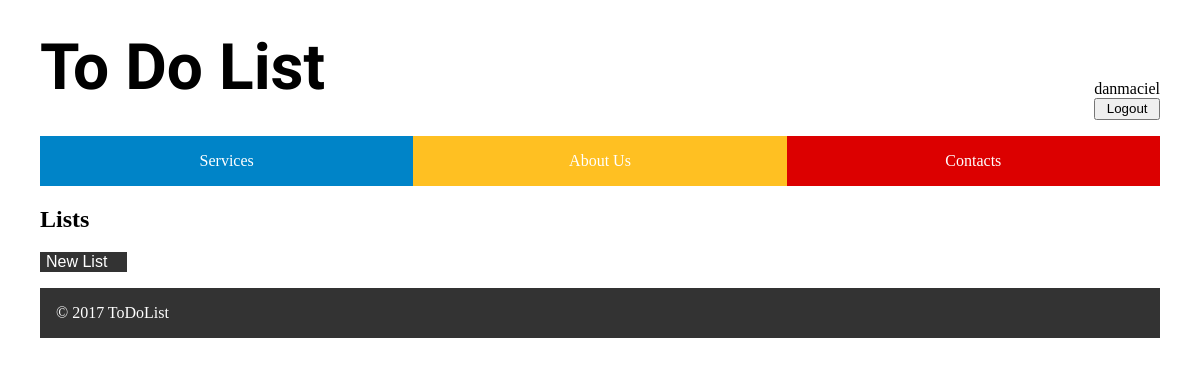
/index.php (signed in), run on an earlier commit of the app's database.
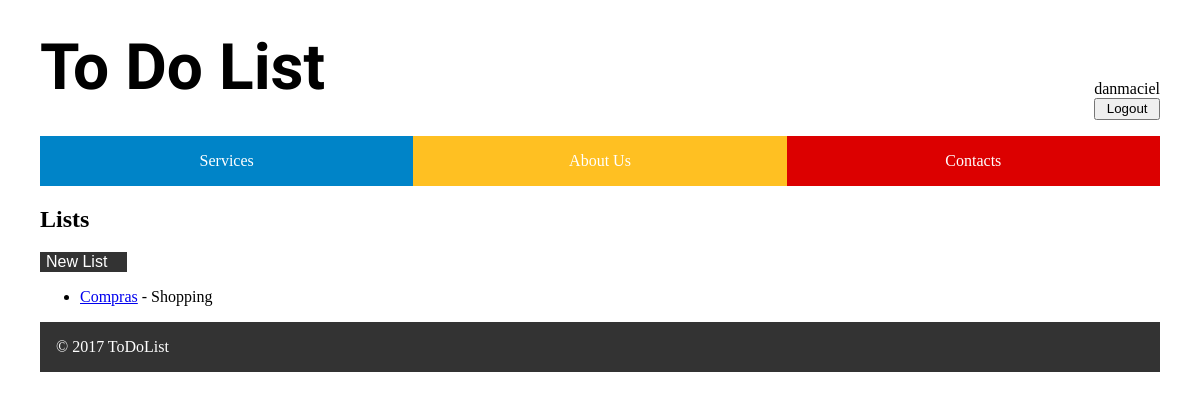
And on a later commit of the database.
### tables this page shows
CREATE TABLE lists (
	id INTEGER PRIMARY KEY AUTOINCREMENT,
	title VARCHAR,
  category_id INTEGER REFERENCES categories,
	color VARCHAR,
	user_id INTEGER REFERENCES users
);

CREATE TABLE categories (
  id INTEGER PRIMARY KEY AUTOINCREMENT,
  name VARCHAR
);

### database/users.php (called while the page is built, shortened)
<?php
include_once(__DIR__ .'/../includes/init.php');
function getUserInfoByUserName($username,$info){
    global $db;
    $statement = $db->prepare('SELECT * FROM users WHERE username = ? ');
    $statement->execute([$username]);
    return $statement->fetch()[$info];
}
?>

### database/listUtils.php (called while the page is built, shortened)
<?php
include_once ('users.php');
function getUserLists($username)
{
        $id = getUserInfoByUserName($username, 'id');
        global $db;
        $statement = $db->prepare('SELECT * FROM lists WHERE user_id = ? ');
        $statement->execute([$id]);
    return  $statement->fetchAll();
}
function getCategoryNameById($id){
    global $db;
    $statement = $db->prepare('SELECT * FROM categories WHERE id = ?');
    $statement->execute([$id]);
    return $statement->fetch()['name'];
}

### myLists.php (the view, shortened to what this page needs)
<?php
if (isset($_GET['id'])) {
$id = $_GET['id'];
$items = getItemsByListID($id);
        ?>
    <section id="listItems">
    <h2>Items</h2>
    <button class="createAccount-button" id="btnCreateItem" onclick="visibleCreateItem()">New Item</button>
    <ul>
        <?php foreach ($items as $item) { ?>
        <li><?= getItemInfoById($item['item_id'], 'title')?></li>
    <?php } ?>
    </ul>
    </section>
    <div id="createItem-form" class="modal">
        <div class="modal-content">
            <h1>Create List</h1>
            <form class="addList" action="database/addItem.php" method="post">
                <input type="hidden" name="token" id="token" value="<?php echo $_SESSION['token']; ?>"/>
                <label><b>List</b></label>
                <input type="hidden" name="list" value="<?php echo $id; ?>" readonly>
                <label><b>Task</b></label>
                <input type="text" name="task"  maxlength="100" placeholder="List Title"><br>
                <label><b>Date Due</b></label>
                <input type="date" name="dateDue">
                <input type="submit" value="Create Item">
                <button type="button" onclick="exitCreateItem()">Cancel</button>
            </form>
        </div>
    </div>
    <?php
}else{
?>
<section id="myLists">
    <h2>Lists</h2>
    <button class="createAccount-button" id="btnCreateList" onclick="visibleCreateList()">New List</button>
    <ul>
        <?php foreach ($lists as $list) { ?>
            <li><a href="index.php?id=<?=$list['id']?>"><?=$list['title']?></a> - <?= getCategoryNameById($list['category_id'])?></li>
        <?php } ?>
    </ul>
</section>
<?php } ?>

### pages/common/header.php (shortened to what this page needs)
<?php include_once('database/users.php'); ?>
<!DOCTYPE html>
<html>
<head>
    <link rel="stylesheet" href="css/style.css">
    <link href="https://maxcdn.bootstrapcdn.com/font-awesome/4.7.0/css/font-awesome.min.css" rel="stylesheet">
</head>
<body>
<header>
    <div id="info">
        <h1><a href="index.php">To Do List</a></h1>
    </div>
    <?php include_once('user.php'); ?>
</header>
<nav id="menu">
    <ul>
        <li><a href="services.php">Services</a></li>
        <li><a href="about.php">About Us</a></li>
        <li><a href="contacts.php">Contacts</a></li>
    </ul>
</nav>

### pages/common/user.php (shortened to what this page needs)
<div id="user">
    <?php if (isset($_SESSION['login-user']) && $_SESSION['login-user'] != '') { ?>
        <form action="../action_logout.php" method="post">
            <?=$_SESSION['login-user']?></a>
            <input type="submit" value="Logout">
        </form>
    <?php } else { ?>
        </form><button class="createAccount-button" id="btnSignIn" onclick="visibleLogin()">Login</button>
        </form><button class="createAccount-button" id="btnCreateAccount" onclick="visibleCreateAcc()">Register</button>
    <?php } ?>
</div>

### index.php (shortened to what this page needs)
<?php
include_once ('database/users.php');
include_once ('database/listUtils.php');
include_once('pages/common/header.php');
if(isset($_SESSION['login-user'])) {
    $lists = getUserLists($_SESSION['login-user']);
    include_once('myLists.php');
}
include_once('pages/common/footer.php');
?>

### pages/common/footer.php
<footer>
    &copy; 2017 ToDoList
</footer>
</body>
</html>

### css/style.css (style rules this page uses)
body { width: 70em; margin: 0 auto; display: grid; grid-template-columns: 1fr 3fr; grid-template-areas: "header header" "menu menu" "categories main" "footer footer"; }
body > header { display: flex; justify-content: space-between; align-items: stretch; grid-area: header; border-bottom: 3px #333; }
#info { display: flex; align-items: center; flex-grow: 1; padding: 1em 0; }
#info a { text-decoration: none; color: black; }
#info h1 { font-size: 4em; font-family: 'Cherry Swash', cursive; margin: 0; flex-grow: 1; }
#user { padding: 5em 0 1em 1em; }
#user form { display: flex; flex-direction: column; justify-content: space-around; height: 100%; }
#user input { padding: 0.1em; }
#menu { grid-area: menu; }
#menu ul { display: flex; margin: 0; padding: 0; justify-content: productsspace-around; }
#menu li { display: block; text-align: center; flex: 1; }
#menu li:nth-child(1) { background-color: #0084c8; }
#menu li:nth-child(2) { background-color: #ffc022; }
#menu li:nth-child(3) { background-color: #dc0000; }
#menu li a { padding: 1em; display: block; color: white; text-decoration: none; }
footer { grid-area: footer; background-color: #333; color: white; padding: 1em; }
.createAccount-button { background-color: #333; border: none; color: #ffffff; text-align: center; text-decoration: none; display: inline-block; font-size: 16px; padding-right: 20px; }

What changed in the data, as far as the page shows it:
added lists: title "Compras", category.name "Shopping"
